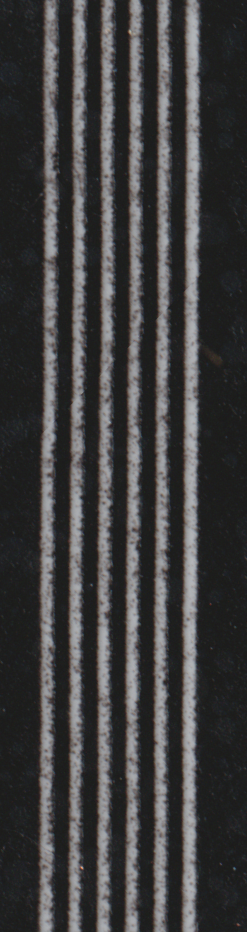
#> input picture ph 1200/Ph_for_exp_big/030_ang.bmp, 247 x 932 px, found by its file name; its folder holds only this picture in this run
$ python PZ4.py
#> lines starting #> are read from the running program, lines starting #| are printed output that depends on the picture
import cv2
import numpy as np
import pandas as pd
from matplotlib import pyplot as plt
import seaborn as sns
import os
from tqdm import tqdm

PATH = 'ph 1200\\Ph_for_exp_big\\'
IMAGES = os.listdir(PATH)
BLACKTRSHOLD = 10

if not os.path.exists('data'):
    os.mkdir('data')

# Создаем датафрейм с коллонками: Идеальная ширина (мкм) файла (число в начале файла), Диагональное, Горизонтальное, Вертикальное
# НА каждой строчке в диагональном итд должен быть словарь: Мат.ожидание, СКО, Точность, Крит.Ошибка

# Создаем датафрейм для сохранения данных
df = pd.DataFrame(columns=['Идеальная ширина (мкм)', 'Диагональное_Мат.Ожид', 'Диагональное_СКО', 'Диагональное_Точность', 'Диагональное_Крит.Ошибка',
                           'Горизонтальное_Мат.Ожид', 'Горизонтальное_СКО', 'Горизонтальное_Точность', 'Горизонтальное_Крит.Ошибка',
                           'Вертикальное_Мат.Ожид', 'Вертикальное_СКО', 'Вертикальное_Точность', 'Вертикальное_Крит.Ошибка'])

# Обрабатываем каждое изображение
for i in tqdm(range(0, len(IMAGES))):
    # Открываем изображение и переводим его в массив как чб
    image_name = IMAGES[i]
    img = cv2.imread(PATH + image_name, cv2.IMREAD_GRAYSCALE)
#> img: shape (932, 247); min 25, max 181, mean 62.4

    # TODO: Динамический BLACKTRSHOLD в зависимости от ширины дорожек
    # FIXME: 045_ang и ang1 плохо считаются

    treshold = 120

    roads = np.array([])
    for row in img:
        r = np.array([], dtype=int)
        couterWhite = 0
        couterBlack = 0
        for pix in row:
            if pix > treshold:
                couterWhite += 1
            else:
                couterBlack += 1
                if couterBlack > BLACKTRSHOLD and couterWhite != 0:
                    r = np.append(r, couterWhite)
                    couterWhite = 0
                    couterBlack = 0
        roads = np.append(roads, r)
#> this loop made 932 passes
#> roads on passes 1 to 2: [2, 10, 6, 8, 9, 8], [2, 10, 6, 8, 9, 8, 3, 3, 10, 7, 8, 9, 8]
#> after the loop, roads = 5804 values, max 13 at index 5495, min 1 at index 44, mean 7.94

    roads = roads[roads > 5]
#> roads = 4949 values, max 13 at index 4666, min 6 at index 1, mean 8.71
    mean = np.mean(roads)
#> mean = 8.71
    std = np.std(roads)
#> std = 1.51

    # remove all valuees that greater then mean + 3 std or less then mean - 3 std
    roads = roads[roads < mean + 3 * std]
    roads = roads[roads > mean - 3 * std]

    # Очищаем Plot
    plt.clf()

    sns.histplot(roads, stat="probability", discrete=True)
    plt.title(image_name)

    # Сохраняем график
    plt.savefig('data/' + image_name + '.png')
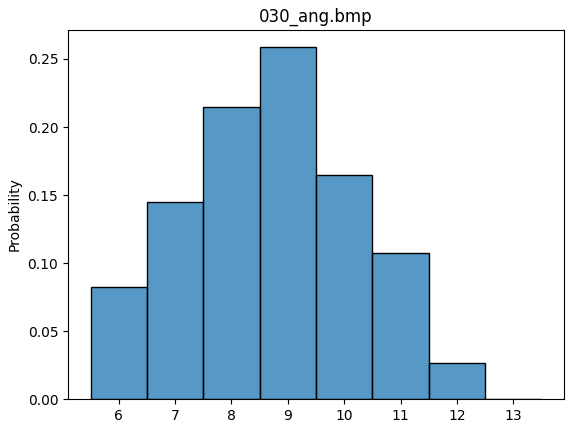
#> figure drawn by matplotlib, 1 panel; tallest bar 0.259 high, from x = 8.5 to 9.5

    # Сохраняем данные в датафрейм
    code = image_name.split('_')[0]
    angle = image_name.split('_')[1].split('.')[0]

    if angle == 'ang':
        angleTable = 'Диагональное'
    elif angle == 'gor':
        angleTable = 'Горизонтальное'
    elif angle == 'vert':
        angleTable = 'Вертикальное'
    else:
        raise Exception('Неизвестный угол')

    # Переводим ширины дорожек из пикселей (кол-во dpi - Идеальная ширина (мкм) файла) в мм
    dpi = 1200
    roads = roads / (dpi / 25.4) * 1000
#> roads = 4949 values, max 275.2 at index 4666, min 127 at index 1, mean 184.3

    mean = np.mean(roads)
#> mean = 184.3
    std = np.std(roads)
#> std = 32.04

    idealWidth = int(code) * 10

    goodCount = 0
    for road in roads:
        if road*0.8 < idealWidth < road*1.2:
            goodCount += 1
#> this loop made 4949 passes
#> road on passes 1 to 3: 211.7, 127, 169.3
#> after the loop, goodCount = 133

    accuracy = goodCount / len(roads)
#> accuracy = 0.0269
    error = 1 - accuracy
#> error = 0.973
    data = [mean, std, accuracy, error]
#> data = [184.3, 32.04, 0.0269, 0.973]

    # Округляем все данные до 3 знака после запятой
    data = [np.round(x, 3) for x in data]
#> data = [184.3, 32.04, 0.027, 0.973]

    # Записываем данные в датафрейм
    # Если этот Идеальная ширина (мкм) уже есть в датафрейме, а угол другой, то добавляем в соотвествующие столбцы

    if idealWidth in df['Идеальная ширина (мкм)'].values:
        df.loc[df['Идеальная ширина (мкм)'] == idealWidth, angleTable + '_Мат.Ожид'] = data[0]
        df.loc[df['Идеальная ширина (мкм)'] == idealWidth, angleTable + '_СКО'] = data[1]
        df.loc[df['Идеальная ширина (мкм)'] == idealWidth, angleTable + '_Точность'] = data[2]
        df.loc[df['Идеальная ширина (мкм)'] == idealWidth, angleTable + '_Крит.Ошибка'] = data[3]
    else:
        df = df._append({'Идеальная ширина (мкм)': idealWidth,
                        angleTable + '_Мат.Ожид': data[0],
                        angleTable + '_СКО': data[1],
                        angleTable + '_Точность': data[2],
                        angleTable + '_Крит.Ошибка': data[3]}, ignore_index=True)
#> df = table of 1 rows and 13 columns


# Делаем df['Идеальная ширина (мкм)'] интом
df['Идеальная ширина (мкм)'] = df['Идеальная ширина (мкм)'].astype(int)

df.to_csv('data.csv', index=False)

# Плотим данные о мат.ожидании ско и точности для каждого угла по 3 графика на одном графике

x = df['Идеальная ширина (мкм)']
plt.plot(x, df['Диагональное_Мат.Ожид'], label='Диагональное')
plt.plot(x, df['Горизонтальное_Мат.Ожид'], label='Горизонтальное')
plt.plot(x, df['Вертикальное_Мат.Ожид'], label='Вертикальное')
plt.legend()
plt.title('Мат.ожидание')
plt.xlabel('Идеальная ширина (мкм)')
plt.ylabel('Мат.ожидание')
plt.grid()
plt.show()
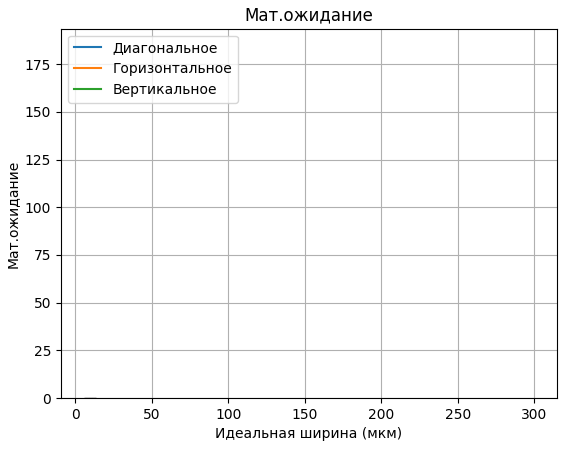
#> figure drawn by matplotlib, 1 panel; tallest bar 0.259 high, from x = 8.5 to 9.5

plt.plot(x, df['Диагональное_СКО'], label='Диагональное')
plt.plot(x, df['Горизонтальное_СКО'], label='Горизонтальное')
plt.plot(x, df['Вертикальное_СКО'], label='Вертикальное')
plt.legend()
plt.title('СКО')
plt.xlabel('Идеальная ширина (мкм)')
plt.ylabel('СКО')
plt.grid()
plt.show()
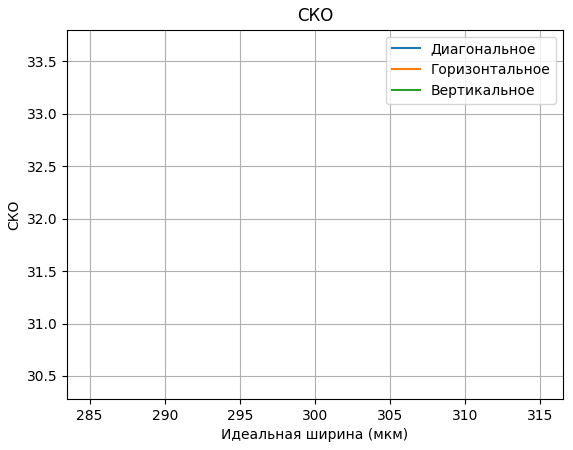
#> figure drawn by matplotlib, 1 panel

plt.plot(x, df['Диагональное_Точность'], label='Диагональное')
plt.plot(x, df['Горизонтальное_Точность'], label='Горизонтальное')
plt.plot(x, df['Вертикальное_Точность'], label='Вертикальное')
plt.legend()
plt.title('Точность')
plt.xlabel('Идеальная ширина (мкм)')
plt.ylabel('Точность')
plt.grid()
plt.show()
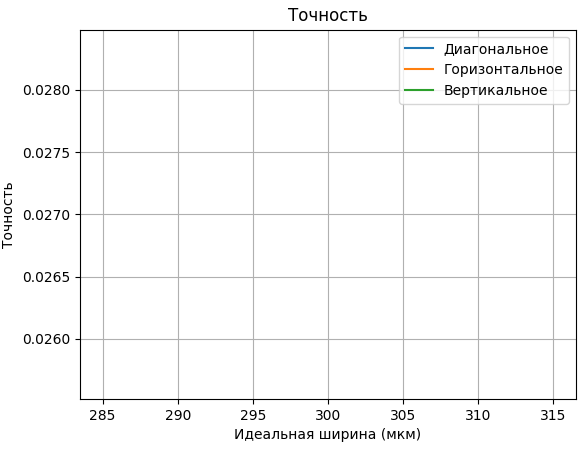
#> figure drawn by matplotlib, 1 panel

$ run again, on ph 1200/Ph_for_exp_big/035_gor.bmp
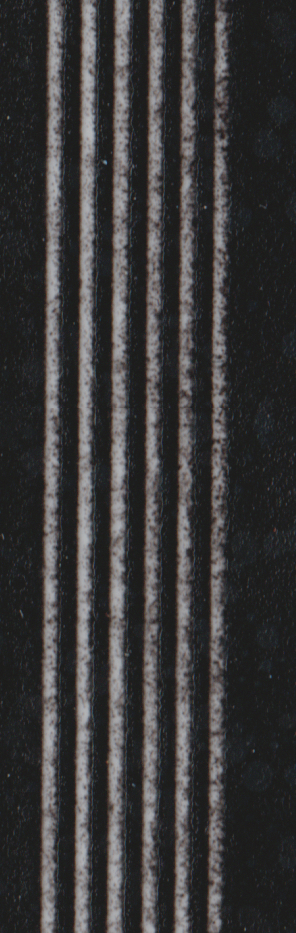
#> input picture ph 1200/Ph_for_exp_big/035_gor.bmp, 296 x 933 px, found by its file name
#> the loop `for row in img:` made 933 passes
#> roads on passes 1 to 2: [7, 6, 12, 1, 8, 7], [7, 6, 12, 1, 8, 7, 6, 6, 12, 1, 5, 7]
#> after the loop `for row in img:`: roads = 5895 values, max 14 at index 88, min 1 at index 3, mean 6.66
#> `roads = roads[roads > 5]`: roads = 3664 values, max 14 at index 63, min 6 at index 1, mean 8.93
#> `mean = np.mean(roads)`: mean = 8.93
#> `std = np.std(roads)`: std = 1.83
#> `plt.savefig('data/' + image_name + '.png')`:
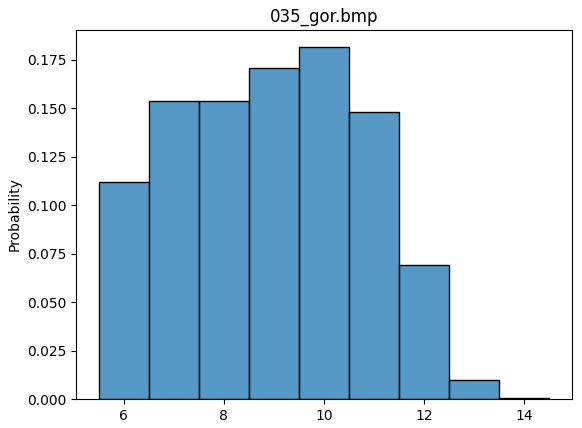
#> figure drawn by matplotlib, 1 panel; tallest bar 0.181 high, from x = 9.5 to 10.5
#> `roads = roads / (dpi / 25.4) * 1000`: roads = 3664 values, max 296.3 at index 63, min 127 at index 1, mean 189
#> `mean = np.mean(roads)`: mean = 189
#> `std = np.std(roads)`: std = 38.7
#> the loop `for road in roads:` made 3664 passes
#> goodCount on passes 64, 69: 1, 2
#> after the loop `for road in roads:`: goodCount = 2
#> accuracy = 0.000546
#> error = 0.999
#> `data = [mean, std, accuracy, error]`: data = [189, 38.7, 0.000546, 0.999]
#> `data = [np.round(x, 3) for x in data]`: data = [189, 38.7, 0.001, 0.999]
#> df = table of 1 rows and 13 columns
#> `plt.show()`:
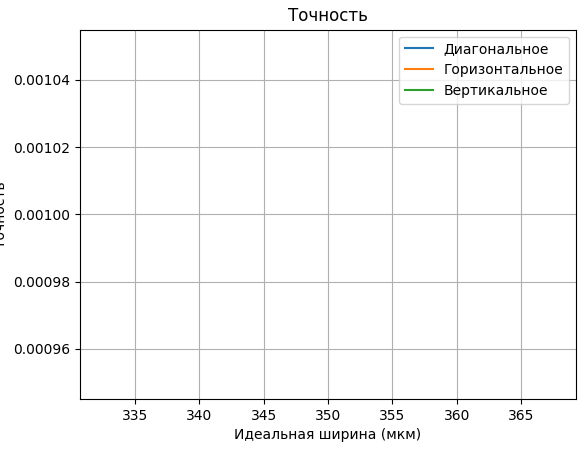
#> figure drawn by matplotlib, 1 panel

$ run again, on ph 1200/Ph_for_exp_big/035_vert.bmp
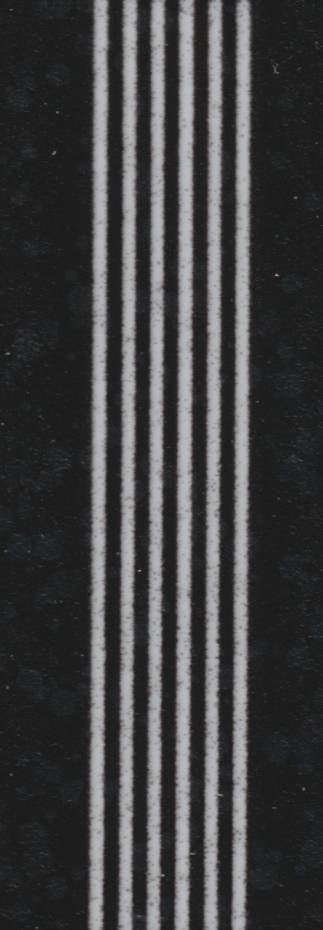
#> input picture ph 1200/Ph_for_exp_big/035_vert.bmp, 323 x 930 px, found by its file name
#> the loop `for row in img:` made 930 passes
#> roads on passes 1 to 2: [12, 11, 10, 12, 8, 6], [12, 11, 10, 12, 8, 6, 12, 12, 10, 12, 8, 6]
#> after the loop `for row in img:`: roads = 5583 values, max 16 at index 4770, min 2 at index 1656, mean 11.83
#> `roads = roads[roads > 5]`: roads = 5580 values, max 16 at index 4768, min 6 at index 5, mean 11.83
#> `mean = np.mean(roads)`: mean = 11.83
#> `std = np.std(roads)`: std = 0.851
#> `roads = roads[roads < mean + 3 * std]`: roads = 5579 values, max 14 at index 105, min 6 at index 5, mean 11.83
#> `roads = roads[roads > mean - 3 * std]`: roads = 5554 values, max 14 at index 100, min 10 at index 2, mean 11.85
#> `plt.savefig('data/' + image_name + '.png')`:
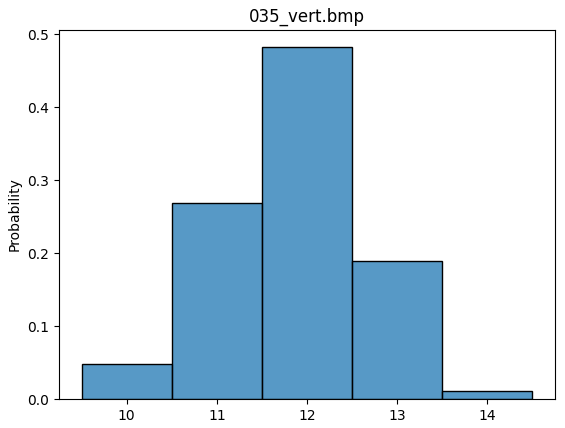
#> figure drawn by matplotlib, 1 panel; tallest bar 0.482 high, from x = 11.5 to 12.5
#> `roads = roads / (dpi / 25.4) * 1000`: roads = 5554 values, max 296.3 at index 100, min 211.7 at index 2, mean 250.8
#> `mean = np.mean(roads)`: mean = 250.8
#> `std = np.std(roads)`: std = 17.35
#> the loop `for road in roads:` made 5554 passes
#> road on passes 1 to 3: 254, 232.8, 211.7
#> after the loop `for road in roads:`: goodCount = 63
#> accuracy = 0.0113
#> error = 0.989
#> `data = [mean, std, accuracy, error]`: data = [250.8, 17.35, 0.0113, 0.989]
#> `data = [np.round(x, 3) for x in data]`: data = [250.8, 17.35, 0.011, 0.989]
#> df = table of 1 rows and 13 columns
#> `plt.show()`:
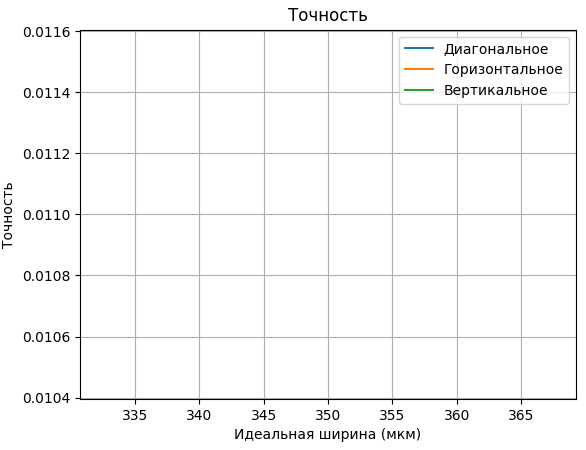
#> figure drawn by matplotlib, 1 panel

$ run again, on ph 1200/Ph_for_exp_big/040_ang.bmp
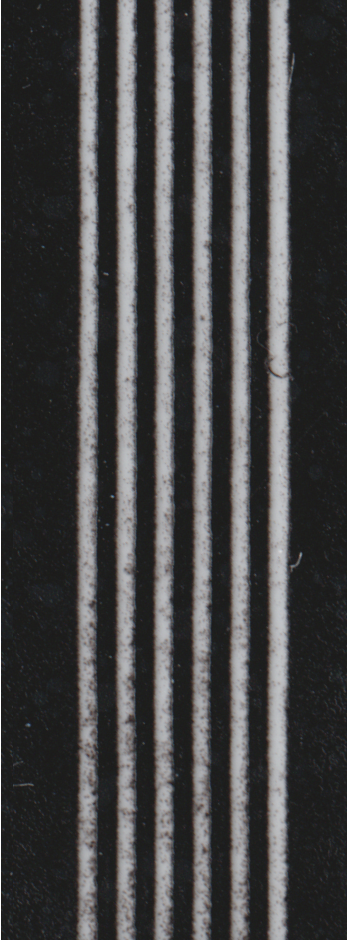
#> input picture ph 1200/Ph_for_exp_big/040_ang.bmp, 347 x 940 px, found by its file name
#> the loop `for row in img:` made 940 passes
#> roads on passes 1 to 2: [1, 16, 15, 14, 15, 14, 18], [1, 16, 15, 14, 15, 14, 18, 1, 16, 16, 14, 16, 14, 18]
#> after the loop `for row in img:`: roads = 6750 values, max 20 at index 1900, min 1 at index 0, mean 11.98
#> `roads = roads[roads > 5]`: roads = 5612 values, max 20 at index 1619, min 6 at index 1911, mean 14.13
#> `mean = np.mean(roads)`: mean = 14.13
#> `std = np.std(roads)`: std = 2.12
#> `roads = roads[roads > mean - 3 * std]`: roads = 5534 values, max 20 at index 1619, min 8 at index 3081, mean 14.24
#> `plt.savefig('data/' + image_name + '.png')`:
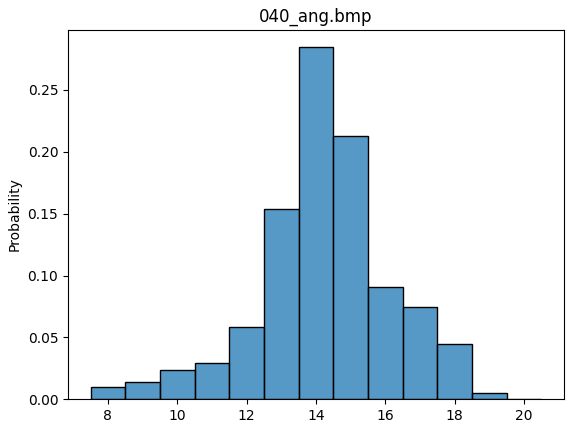
#> figure drawn by matplotlib, 1 panel; tallest bar 0.285 high, from x = 13.5 to 14.5
#> `roads = roads / (dpi / 25.4) * 1000`: roads = 5534 values, max 423.3 at index 1619, min 169.3 at index 3081, mean 301.4
#> `mean = np.mean(roads)`: mean = 301.4
#> `std = np.std(roads)`: std = 40.99
#> the loop `for road in roads:` made 5534 passes
#> road on passes 1 to 8: 338.7, 317.5, 296.3, 317.5, 296.3, 381, 338.7, 338.7
#> after the loop `for road in roads:`: goodCount = 1185
#> accuracy = 0.214
#> error = 0.786
#> data = [301.4, 40.99, 0.214, 0.786]
#> df = table of 1 rows and 13 columns
#> `plt.show()`:
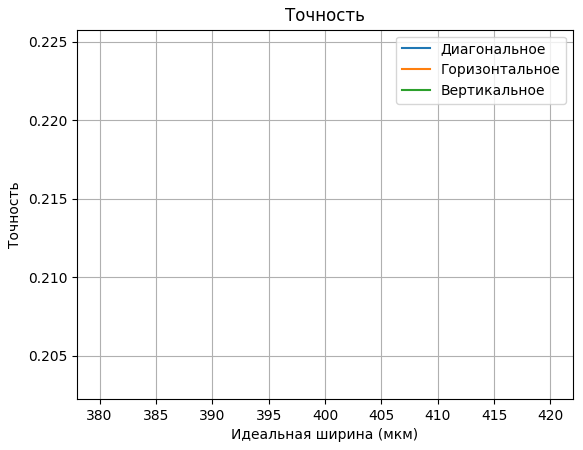
#> figure drawn by matplotlib, 1 panel

$ run again, on ph 1200/Ph_for_exp_big/030_gor.bmp
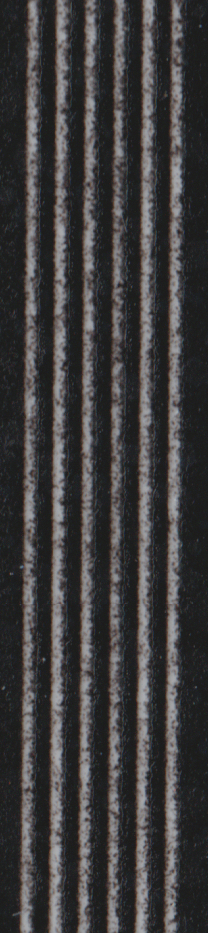
#> input picture ph 1200/Ph_for_exp_big/030_gor.bmp, 208 x 933 px, found by its file name
#> the loop `for row in img:` made 933 passes
#> roads on passes 1 to 3: [4, 1, 3, 8, 9], [4, 1, 3, 8, 9, 3, 6, 5, 7, 9], [4, 1, 3, 8, 9, 3, 6, 5, 7, 9, 5, 5, 5, 6, 9]
#> after the loop `for row in img:`: roads = 5583 values, max 11 at index 783, min 1 at index 1, mean 5.15
#> `roads = roads[roads > 5]`: roads = 2645 values, max 11 at index 329, min 6 at index 2, mean 7.31
#> `mean = np.mean(roads)`: mean = 7.31
#> `std = np.std(roads)`: std = 1.15
#> `roads = roads[roads < mean + 3 * std]`: roads = 2640 values, max 10 at index 8, min 6 at index 2, mean 7.31
#> `roads = roads / (dpi / 25.4) * 1000`: roads = 2640 values, max 211.7 at index 8, min 127 at index 2, mean 154.6
#> `mean = np.mean(roads)`: mean = 154.6
#> `std = np.std(roads)`: std = 24.23
#> the loop `for road in roads:` made 2640 passes
#> road on passes 1 to 3: 169.3, 190.5, 127
#> after the loop `for road in roads:`: goodCount = 0
#> error = 1
#> data = [154.6, 24.23, 0, 1]
#> df = table of 1 rows and 13 columns
#> `plt.show()`:
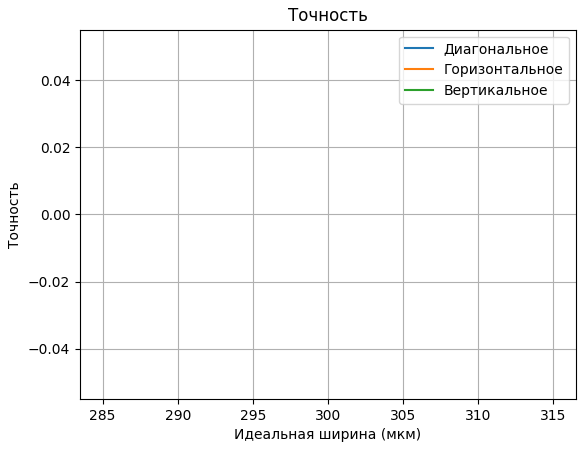
#> figure drawn by matplotlib, 1 panel
